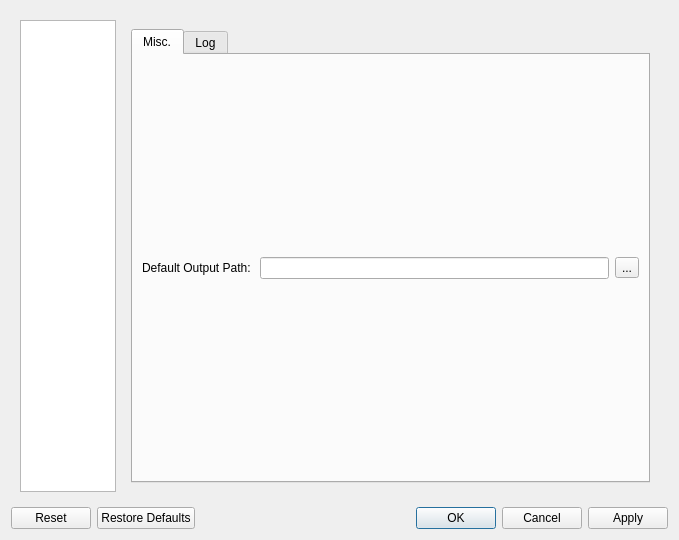
<?xml version="1.0" encoding="UTF-8"?>
<ui version="4.0">
 <class>Dialog</class>
 <widget class="QDialog" name="Dialog">
  <property name="geometry">
   <rect>
    <x>0</x>
    <y>0</y>
    <width>679</width>
    <height>540</height>
   </rect>
  </property>
  <property name="windowTitle">
   <string>Settings</string>
  </property>
  <property name="windowIcon">
   <iconset resource="gfx.qrc">
    <normaloff>:/actions/gfx/actions/configure.png</normaloff>:/actions/gfx/actions/configure.png</iconset>
  </property>
  <property name="modal">
   <bool>true</bool>
  </property>
  <layout class="QGridLayout" name="gridLayout">
   <item row="1" column="0">
    <widget class="QDialogButtonBox" name="buttonBox">
     <property name="orientation">
      <enum>Qt::Horizontal</enum>
     </property>
     <property name="standardButtons">
      <set>QDialogButtonBox::Apply|QDialogButtonBox::Cancel|QDialogButtonBox::Ok|QDialogButtonBox::Reset|QDialogButtonBox::RestoreDefaults</set>
     </property>
    </widget>
   </item>
   <item row="0" column="0">
    <widget class="QWidget" name="widget" native="true">
     <layout class="QGridLayout" name="gridLayout_2">
      <item row="0" column="0">
       <widget class="QListWidget" name="listWidget">
        <property name="maximumSize">
         <size>
          <width>96</width>
          <height>16777215</height>
         </size>
        </property>
        <property name="iconSize">
         <size>
          <width>64</width>
          <height>64</height>
         </size>
        </property>
        <property name="movement">
         <enum>QListView::Static</enum>
        </property>
        <property name="spacing">
         <number>12</number>
        </property>
        <property name="viewMode">
         <enum>QListView::IconMode</enum>
        </property>
        <property name="currentRow">
         <number>0</number>
        </property>
        <item>
         <property name="toolTip">
          <string>Global Settings</string>
         </property>
         <property name="icon">
          <iconset resource="gfx.qrc">
           <normaloff>:/actions/gfx/globulation.png</normaloff>:/actions/gfx/globulation.png</iconset>
         </property>
         <property name="flags">
          <set>ItemIsSelectable|ItemIsEnabled</set>
         </property>
        </item>
        <item>
         <property name="toolTip">
          <string>Text Editor Widget Settings</string>
         </property>
         <property name="icon">
          <iconset resource="gfx.qrc">
           <normaloff>:/actions/gfx/accessories-text-editor.png</normaloff>:/actions/gfx/accessories-text-editor.png</iconset>
         </property>
         <property name="flags">
          <set>ItemIsSelectable|ItemIsEnabled</set>
         </property>
        </item>
        <item>
         <property name="toolTip">
          <string>Documentation Widget Settings</string>
         </property>
         <property name="icon">
          <iconset resource="gfx.qrc">
           <normaloff>:/actions/gfx/x-office-document.png</normaloff>:/actions/gfx/x-office-document.png</iconset>
         </property>
         <property name="flags">
          <set>ItemIsSelectable|ItemIsEnabled</set>
         </property>
        </item>
        <item>
         <property name="toolTip">
          <string>Hierarchy Widget Settings</string>
         </property>
         <property name="icon">
          <iconset resource="gfx.qrc">
           <normaloff>:/actions/gfx/view-sidetree.png</normaloff>:/actions/gfx/view-sidetree.png</iconset>
         </property>
         <property name="flags">
          <set>ItemIsSelectable|ItemIsEnabled</set>
         </property>
        </item>
        <item>
         <property name="toolTip">
          <string>Graph Widget Settings</string>
         </property>
         <property name="icon">
          <iconset resource="gfx.qrc">
           <normaloff>:/actions/gfx/graphics.png</normaloff>:/actions/gfx/graphics.png</iconset>
         </property>
         <property name="flags">
          <set>ItemIsSelectable|ItemIsEnabled</set>
         </property>
        </item>
       </widget>
      </item>
      <item row="0" column="1">
       <widget class="QStackedWidget" name="stackedWidget">
        <property name="currentIndex">
         <number>0</number>
        </property>
        <widget class="QWidget" name="page">
         <layout class="QGridLayout" name="gridLayout_3">
          <item row="0" column="0">
           <widget class="QTabWidget" name="tabWidget">
            <property name="currentIndex">
             <number>0</number>
            </property>
            <widget class="QWidget" name="tab">
             <attribute name="title">
              <string>Misc.</string>
             </attribute>
             <layout class="QGridLayout" name="gridLayout_17">
              <item row="0" column="0">
               <layout class="QFormLayout" name="formLayout_9">
                <property name="fieldGrowthPolicy">
                 <enum>QFormLayout::AllNonFixedFieldsGrow</enum>
                </property>
                <property name="formAlignment">
                 <set>Qt::AlignCenter</set>
                </property>
                <item row="0" column="0">
                 <widget class="QLabel" name="label_17">
                  <property name="text">
                   <string>Default Output Path: </string>
                  </property>
                 </widget>
                </item>
                <item row="0" column="1">
                 <widget class="QWidget" name="widget_2" native="true">
                  <layout class="QHBoxLayout" name="horizontalLayout_5">
                   <property name="margin">
                    <number>0</number>
                   </property>
                   <item>
                    <widget class="QLineEdit" name="configPath">
                     <property name="readOnly">
                      <bool>true</bool>
                     </property>
                    </widget>
                   </item>
                   <item>
                    <widget class="QToolButton" name="configPathChooser">
                     <property name="text">
                      <string>...</string>
                     </property>
                    </widget>
                   </item>
                  </layout>
                 </widget>
                </item>
               </layout>
              </item>
             </layout>
            </widget>
            <widget class="QWidget" name="tab_8">
             <attribute name="title">
              <string>Log</string>
             </attribute>
             <layout class="QGridLayout" name="gridLayout_18">
              <item row="0" column="0">
               <widget class="QGroupBox" name="groupBox_5">
                <property name="title">
                 <string>Action Log</string>
                </property>
                <layout class="QFormLayout" name="formLayout_10">
                 <property name="fieldGrowthPolicy">
                  <enum>QFormLayout::AllNonFixedFieldsGrow</enum>
                 </property>
                 <property name="formAlignment">
                  <set>Qt::AlignCenter</set>
                 </property>
                 <item row="0" column="0">
                  <widget class="QLabel" name="label_18">
                   <property name="text">
                    <string>Max. Write Queue Size:</string>
                   </property>
                  </widget>
                 </item>
                 <item row="0" column="1">
                  <widget class="QSpinBox" name="maxQueueSize"/>
                 </item>
                 <item row="1" column="0">
                  <widget class="QLabel" name="label_19">
                   <property name="text">
                    <string>Max. Undo/Redo Queue Size: </string>
                   </property>
                  </widget>
                 </item>
                 <item row="1" column="1">
                  <widget class="QSpinBox" name="maxUndoRedoQueueSize"/>
                 </item>
                 <item row="2" column="0">
                  <widget class="QLabel" name="label_20">
                   <property name="text">
                    <string>Flush Write Queues Timeout: </string>
                   </property>
                  </widget>
                 </item>
                 <item row="2" column="1">
                  <widget class="QSpinBox" name="flushWriteQueuesTimeout"/>
                 </item>
                </layout>
               </widget>
              </item>
              <item row="1" column="0">
               <widget class="QGroupBox" name="groupBox_6">
                <property name="title">
                 <string>Info Log</string>
                </property>
                <layout class="QFormLayout" name="formLayout_11">
                 <property name="fieldGrowthPolicy">
                  <enum>QFormLayout::AllNonFixedFieldsGrow</enum>
                 </property>
                 <property name="formAlignment">
                  <set>Qt::AlignCenter</set>
                 </property>
                 <item row="0" column="0">
                  <widget class="QLabel" name="label_21">
                   <property name="text">
                    <string>Log Output Path: </string>
                   </property>
                  </widget>
                 </item>
                 <item row="0" column="1">
                  <widget class="QWidget" name="widget_3" native="true">
                   <layout class="QHBoxLayout" name="horizontalLayout_6">
                    <property name="margin">
                     <number>0</number>
                    </property>
                    <item>
                     <widget class="QLineEdit" name="logOutputPath">
                      <property name="readOnly">
                       <bool>true</bool>
                      </property>
                     </widget>
                    </item>
                    <item>
                     <widget class="QToolButton" name="logOutputPathChooser">
                      <property name="text">
                       <string>...</string>
                      </property>
                     </widget>
                    </item>
                   </layout>
                  </widget>
                 </item>
                 <item row="1" column="0">
                  <widget class="QLabel" name="label_22">
                   <property name="text">
                    <string>Socket Output Path: </string>
                   </property>
                  </widget>
                 </item>
                 <item row="1" column="1">
                  <widget class="QWidget" name="widget_4" native="true">
                   <layout class="QHBoxLayout" name="horizontalLayout_7">
                    <property name="margin">
                     <number>0</number>
                    </property>
                    <item>
                     <widget class="QLineEdit" name="socketOutputPath">
                      <property name="readOnly">
                       <bool>true</bool>
                      </property>
                     </widget>
                    </item>
                    <item>
                     <widget class="QToolButton" name="socketOutputPathChooser">
                      <property name="text">
                       <string>...</string>
                      </property>
                     </widget>
                    </item>
                   </layout>
                  </widget>
                 </item>
                 <item row="2" column="0">
                  <widget class="QLabel" name="label_23">
                   <property name="text">
                    <string>Log Level: </string>
                   </property>
                  </widget>
                 </item>
                 <item row="2" column="1">
                  <widget class="QSpinBox" name="logLevel"/>
                 </item>
                </layout>
               </widget>
              </item>
             </layout>
            </widget>
           </widget>
          </item>
         </layout>
        </widget>
        <widget class="QWidget" name="page_2">
         <layout class="QGridLayout" name="gridLayout_4">
          <item row="0" column="0">
           <widget class="QTabWidget" name="tabWidget_2">
            <property name="currentIndex">
             <number>0</number>
            </property>
            <widget class="QWidget" name="tab_3">
             <attribute name="title">
              <string>Misc.</string>
             </attribute>
             <layout class="QGridLayout" name="gridLayout_7">
              <item row="0" column="0">
               <layout class="QFormLayout" name="formLayout">
                <property name="fieldGrowthPolicy">
                 <enum>QFormLayout::AllNonFixedFieldsGrow</enum>
                </property>
                <property name="formAlignment">
                 <set>Qt::AlignCenter</set>
                </property>
                <item row="0" column="0">
                 <widget class="QLabel" name="label">
                  <property name="text">
                   <string>Max. Number of Text Editor Widgets: </string>
                  </property>
                 </widget>
                </item>
                <item row="0" column="1">
                 <widget class="QSpinBox" name="maxTextEditorWidgets">
                  <property name="buttonSymbols">
                   <enum>QAbstractSpinBox::PlusMinus</enum>
                  </property>
                  <property name="correctionMode">
                   <enum>QAbstractSpinBox::CorrectToNearestValue</enum>
                  </property>
                  <property name="minimum">
                   <number>1</number>
                  </property>
                  <property name="maximum">
                   <number>10</number>
                  </property>
                 </widget>
                </item>
                <item row="1" column="0">
                 <widget class="QLabel" name="label_28">
                  <property name="text">
                   <string>Default Font Size: </string>
                  </property>
                 </widget>
                </item>
                <item row="1" column="1">
                 <widget class="QSpinBox" name="defaultFontSize"/>
                </item>
                <item row="2" column="0">
                 <widget class="QLabel" name="label_29">
                  <property name="text">
                   <string>Default Font Family: </string>
                  </property>
                 </widget>
                </item>
                <item row="2" column="1">
                 <widget class="QFontComboBox" name="defaultFontFamily"/>
                </item>
                <item row="3" column="0">
                 <widget class="QLabel" name="label_30">
                  <property name="text">
                   <string>Default Font Color: </string>
                  </property>
                 </widget>
                </item>
                <item row="3" column="1">
                 <widget class="QWidget" name="widget_13" native="true">
                  <layout class="QHBoxLayout" name="horizontalLayout_12">
                   <property name="margin">
                    <number>0</number>
                   </property>
                   <item>
                    <widget class="QLineEdit" name="defaultFontColor"/>
                   </item>
                   <item>
                    <widget class="QToolButton" name="defaultFontColorChooser">
                     <property name="text">
                      <string>...</string>
                     </property>
                    </widget>
                   </item>
                  </layout>
                 </widget>
                </item>
                <item row="4" column="0">
                 <widget class="QLabel" name="useHighlightingFontSizeLabel">
                  <property name="text">
                   <string>Use Highlighting Font Size: </string>
                  </property>
                 </widget>
                </item>
                <item row="4" column="1">
                 <widget class="QCheckBox" name="useHighlightingFontSize"/>
                </item>
               </layout>
              </item>
             </layout>
            </widget>
            <widget class="QWidget" name="tab_6">
             <attribute name="title">
              <string>Syntax Highlighting</string>
             </attribute>
             <layout class="QGridLayout" name="gridLayout_8">
              <item row="0" column="0">
               <widget class="QToolBox" name="toolBox">
                <property name="currentIndex">
                 <number>0</number>
                </property>
                <widget class="QWidget" name="page_6">
                 <property name="geometry">
                  <rect>
                   <x>0</x>
                   <y>0</y>
                   <width>509</width>
                   <height>278</height>
                  </rect>
                 </property>
                 <attribute name="label">
                  <string>Keywords</string>
                 </attribute>
                 <layout class="QGridLayout" name="gridLayout_9">
                  <item row="0" column="0">
                   <layout class="QFormLayout" name="formLayout_2">
                    <property name="fieldGrowthPolicy">
                     <enum>QFormLayout::AllNonFixedFieldsGrow</enum>
                    </property>
                    <property name="formAlignment">
                     <set>Qt::AlignCenter</set>
                    </property>
                    <property name="verticalSpacing">
                     <number>12</number>
                    </property>
                    <item row="0" column="0">
                     <widget class="QLabel" name="label_2">
                      <property name="text">
                       <string>Font Family: </string>
                      </property>
                     </widget>
                    </item>
                    <item row="0" column="1">
                     <widget class="QFontComboBox" name="keywordsFontFamily">
                      <property name="editable">
                       <bool>false</bool>
                      </property>
                     </widget>
                    </item>
                    <item row="1" column="0">
                     <widget class="QLabel" name="label_3">
                      <property name="text">
                       <string>Font Size: </string>
                      </property>
                     </widget>
                    </item>
                    <item row="1" column="1">
                     <widget class="QSpinBox" name="keywordsFontSize"/>
                    </item>
                    <item row="2" column="0">
                     <widget class="QLabel" name="label_4">
                      <property name="text">
                       <string>Text Color: </string>
                      </property>
                     </widget>
                    </item>
                    <item row="3" column="0">
                     <widget class="QLabel" name="label_24">
                      <property name="text">
                       <string>Font Style: </string>
                      </property>
                     </widget>
                    </item>
                    <item row="3" column="1">
                     <widget class="QWidget" name="widget_5" native="true">
                      <layout class="QHBoxLayout" name="horizontalLayout">
                       <property name="margin">
                        <number>0</number>
                       </property>
                       <item>
                        <widget class="QCheckBox" name="keywordsBoldStyle">
                         <property name="font">
                          <font>
                           <weight>75</weight>
                           <bold>true</bold>
                          </font>
                         </property>
                         <property name="text">
                          <string>Bold</string>
                         </property>
                        </widget>
                       </item>
                       <item>
                        <widget class="QCheckBox" name="keywordsItalicStyle">
                         <property name="font">
                          <font>
                           <italic>true</italic>
                          </font>
                         </property>
                         <property name="text">
                          <string>Italic</string>
                         </property>
                        </widget>
                       </item>
                       <item>
                        <widget class="QCheckBox" name="keywordsUnderlinedStyle">
                         <property name="font">
                          <font>
                           <underline>true</underline>
                           <strikeout>false</strikeout>
                          </font>
                         </property>
                         <property name="text">
                          <string>Underlined</string>
                         </property>
                        </widget>
                       </item>
                      </layout>
                     </widget>
                    </item>
                    <item row="2" column="1">
                     <widget class="QWidget" name="widget_9" native="true">
                      <layout class="QHBoxLayout" name="horizontalLayout_8">
                       <property name="margin">
                        <number>0</number>
                       </property>
                       <item>
                        <widget class="QLineEdit" name="keywordsFontColor">
                         <property name="readOnly">
                          <bool>true</bool>
                         </property>
                        </widget>
                       </item>
                       <item>
                        <widget class="QToolButton" name="keywordsFontColorChooser">
                         <property name="text">
                          <string>...</string>
                         </property>
                        </widget>
                       </item>
                      </layout>
                     </widget>
                    </item>
                   </layout>
                  </item>
                 </layout>
                </widget>
                <widget class="QWidget" name="page_7">
                 <property name="geometry">
                  <rect>
                   <x>0</x>
                   <y>0</y>
                   <width>353</width>
                   <height>159</height>
                  </rect>
                 </property>
                 <attribute name="label">
                  <string>Logic Expressions</string>
                 </attribute>
                 <layout class="QGridLayout" name="gridLayout_10">
                  <item row="0" column="0">
                   <layout class="QFormLayout" name="formLayout_3">
                    <property name="fieldGrowthPolicy">
                     <enum>QFormLayout::AllNonFixedFieldsGrow</enum>
                    </property>
                    <property name="formAlignment">
                     <set>Qt::AlignCenter</set>
                    </property>
                    <property name="verticalSpacing">
                     <number>12</number>
                    </property>
                    <item row="0" column="0">
                     <widget class="QLabel" name="label_5">
                      <property name="text">
                       <string>Font Family: </string>
                      </property>
                     </widget>
                    </item>
                    <item row="0" column="1">
                     <widget class="QFontComboBox" name="logicExprFontFamily">
                      <property name="editable">
                       <bool>false</bool>
                      </property>
                     </widget>
                    </item>
                    <item row="1" column="0">
                     <widget class="QLabel" name="label_6">
                      <property name="text">
                       <string>Font Size: </string>
                      </property>
                     </widget>
                    </item>
                    <item row="1" column="1">
                     <widget class="QSpinBox" name="logicExprFontSize"/>
                    </item>
                    <item row="2" column="0">
                     <widget class="QLabel" name="label_7">
                      <property name="text">
                       <string>Text Color: </string>
                      </property>
                     </widget>
                    </item>
                    <item row="3" column="0">
                     <widget class="QLabel" name="label_25">
                      <property name="text">
                       <string>Font Style: </string>
                      </property>
                     </widget>
                    </item>
                    <item row="3" column="1">
                     <widget class="QWidget" name="widget_6" native="true">
                      <layout class="QHBoxLayout" name="horizontalLayout_2">
                       <property name="margin">
                        <number>0</number>
                       </property>
                       <item>
                        <widget class="QCheckBox" name="logicExprBoldStyle">
                         <property name="font">
                          <font>
                           <weight>75</weight>
                           <bold>true</bold>
                          </font>
                         </property>
                         <property name="text">
                          <string>Bold</string>
                         </property>
                        </widget>
                       </item>
                       <item>
                        <widget class="QCheckBox" name="logicExprItalicStyle">
                         <property name="font">
                          <font>
                           <italic>true</italic>
                          </font>
                         </property>
                         <property name="text">
                          <string>Italic</string>
                         </property>
                        </widget>
                       </item>
                       <item>
                        <widget class="QCheckBox" name="logicExprUnderlinedStyle">
                         <property name="font">
                          <font>
                           <underline>true</underline>
                           <strikeout>false</strikeout>
                          </font>
                         </property>
                         <property name="text">
                          <string>Underlined</string>
                         </property>
                        </widget>
                       </item>
                      </layout>
                     </widget>
                    </item>
                    <item row="2" column="1">
                     <widget class="QWidget" name="widget_10" native="true">
                      <layout class="QHBoxLayout" name="horizontalLayout_9">
                       <property name="margin">
                        <number>0</number>
                       </property>
                       <item>
                        <widget class="QLineEdit" name="logicExprFontColor"/>
                       </item>
                       <item>
                        <widget class="QToolButton" name="logicExprFontColorChooser">
                         <property name="text">
                          <string>...</string>
                         </property>
                        </widget>
                       </item>
                      </layout>
                     </widget>
                    </item>
                   </layout>
                  </item>
                 </layout>
                </widget>
                <widget class="QWidget" name="page_8">
                 <property name="geometry">
                  <rect>
                   <x>0</x>
                   <y>0</y>
                   <width>353</width>
                   <height>159</height>
                  </rect>
                 </property>
                 <attribute name="label">
                  <string>Comment</string>
                 </attribute>
                 <layout class="QGridLayout" name="gridLayout_11">
                  <item row="0" column="0">
                   <layout class="QFormLayout" name="formLayout_4">
                    <property name="fieldGrowthPolicy">
                     <enum>QFormLayout::AllNonFixedFieldsGrow</enum>
                    </property>
                    <property name="formAlignment">
                     <set>Qt::AlignCenter</set>
                    </property>
                    <property name="verticalSpacing">
                     <number>12</number>
                    </property>
                    <item row="0" column="0">
                     <widget class="QLabel" name="label_8">
                      <property name="text">
                       <string>Font Family: </string>
                      </property>
                     </widget>
                    </item>
                    <item row="0" column="1">
                     <widget class="QFontComboBox" name="commentFontFamily">
                      <property name="editable">
                       <bool>false</bool>
                      </property>
                     </widget>
                    </item>
                    <item row="1" column="0">
                     <widget class="QLabel" name="label_9">
                      <property name="text">
                       <string>Font Size: </string>
                      </property>
                     </widget>
                    </item>
                    <item row="1" column="1">
                     <widget class="QSpinBox" name="commentFontSize"/>
                    </item>
                    <item row="2" column="0">
                     <widget class="QLabel" name="label_10">
                      <property name="text">
                       <string>Text Color: </string>
                      </property>
                     </widget>
                    </item>
                    <item row="3" column="0">
                     <widget class="QLabel" name="label_26">
                      <property name="text">
                       <string>Font Style: </string>
                      </property>
                     </widget>
                    </item>
                    <item row="3" column="1">
                     <widget class="QWidget" name="widget_7" native="true">
                      <layout class="QHBoxLayout" name="horizontalLayout_3">
                       <property name="margin">
                        <number>0</number>
                       </property>
                       <item>
                        <widget class="QCheckBox" name="commentBoldStyle">
                         <property name="font">
                          <font>
                           <weight>75</weight>
                           <bold>true</bold>
                          </font>
                         </property>
                         <property name="text">
                          <string>Bold</string>
                         </property>
                        </widget>
                       </item>
                       <item>
                        <widget class="QCheckBox" name="commentItalicStyle">
                         <property name="font">
                          <font>
                           <italic>true</italic>
                          </font>
                         </property>
                         <property name="text">
                          <string>Italic</string>
                         </property>
                        </widget>
                       </item>
                       <item>
                        <widget class="QCheckBox" name="commentUnderlinedStyle">
                         <property name="font">
                          <font>
                           <underline>true</underline>
                           <strikeout>false</strikeout>
                          </font>
                         </property>
                         <property name="text">
                          <string>Underlined</string>
                         </property>
                        </widget>
                       </item>
                      </layout>
                     </widget>
                    </item>
                    <item row="2" column="1">
                     <widget class="QWidget" name="widget_11" native="true">
                      <layout class="QHBoxLayout" name="horizontalLayout_10">
                       <property name="margin">
                        <number>0</number>
                       </property>
                       <item>
                        <widget class="QLineEdit" name="commentFontColor"/>
                       </item>
                       <item>
                        <widget class="QToolButton" name="commentFontColorChooser">
                         <property name="text">
                          <string>...</string>
                         </property>
                        </widget>
                       </item>
                      </layout>
                     </widget>
                    </item>
                   </layout>
                  </item>
                 </layout>
                </widget>
                <widget class="QWidget" name="page_9">
                 <property name="geometry">
                  <rect>
                   <x>0</x>
                   <y>0</y>
                   <width>353</width>
                   <height>159</height>
                  </rect>
                 </property>
                 <attribute name="label">
                  <string>Strings</string>
                 </attribute>
                 <layout class="QGridLayout" name="gridLayout_12">
                  <item row="0" column="0">
                   <layout class="QFormLayout" name="formLayout_5">
                    <property name="fieldGrowthPolicy">
                     <enum>QFormLayout::AllNonFixedFieldsGrow</enum>
                    </property>
                    <property name="formAlignment">
                     <set>Qt::AlignCenter</set>
                    </property>
                    <property name="verticalSpacing">
                     <number>12</number>
                    </property>
                    <item row="0" column="0">
                     <widget class="QLabel" name="label_11">
                      <property name="text">
                       <string>Font Family: </string>
                      </property>
                     </widget>
                    </item>
                    <item row="0" column="1">
                     <widget class="QFontComboBox" name="stringsFontFamily">
                      <property name="editable">
                       <bool>false</bool>
                      </property>
                     </widget>
                    </item>
                    <item row="1" column="0">
                     <widget class="QLabel" name="label_12">
                      <property name="text">
                       <string>Font Size: </string>
                      </property>
                     </widget>
                    </item>
                    <item row="1" column="1">
                     <widget class="QSpinBox" name="stringsFontSize"/>
                    </item>
                    <item row="2" column="0">
                     <widget class="QLabel" name="label_13">
                      <property name="text">
                       <string>Text Color: </string>
                      </property>
                     </widget>
                    </item>
                    <item row="3" column="0">
                     <widget class="QLabel" name="label_27">
                      <property name="text">
                       <string>Font Style: </string>
                      </property>
                     </widget>
                    </item>
                    <item row="3" column="1">
                     <widget class="QWidget" name="widget_8" native="true">
                      <layout class="QHBoxLayout" name="horizontalLayout_4">
                       <property name="margin">
                        <number>0</number>
                       </property>
                       <item>
                        <widget class="QCheckBox" name="stringsBoldStyle">
                         <property name="font">
                          <font>
                           <weight>75</weight>
                           <bold>true</bold>
                          </font>
                         </property>
                         <property name="text">
                          <string>Bold</string>
                         </property>
                        </widget>
                       </item>
                       <item>
                        <widget class="QCheckBox" name="stringsItalicStyle">
                         <property name="font">
                          <font>
                           <italic>true</italic>
                          </font>
                         </property>
                         <property name="text">
                          <string>Italic</string>
                         </property>
                        </widget>
                       </item>
                       <item>
                        <widget class="QCheckBox" name="stringsUnderlinedStyle">
                         <property name="font">
                          <font>
                           <underline>true</underline>
                           <strikeout>false</strikeout>
                          </font>
                         </property>
                         <property name="text">
                          <string>Underlined</string>
                         </property>
                        </widget>
                       </item>
                      </layout>
                     </widget>
                    </item>
                    <item row="2" column="1">
                     <widget class="QWidget" name="widget_12" native="true">
                      <layout class="QHBoxLayout" name="horizontalLayout_11">
                       <property name="margin">
                        <number>0</number>
                       </property>
                       <item>
                        <widget class="QLineEdit" name="stringsFontColor"/>
                       </item>
                       <item>
                        <widget class="QToolButton" name="stringsFontColorChooser">
                         <property name="text">
                          <string>...</string>
                         </property>
                        </widget>
                       </item>
                      </layout>
                     </widget>
                    </item>
                   </layout>
                  </item>
                 </layout>
                </widget>
               </widget>
              </item>
             </layout>
            </widget>
           </widget>
          </item>
         </layout>
        </widget>
        <widget class="QWidget" name="page_3">
         <layout class="QGridLayout" name="gridLayout_13">
          <item row="0" column="0">
           <widget class="QTabWidget" name="tabWidget_5">
            <property name="currentIndex">
             <number>0</number>
            </property>
            <widget class="QWidget" name="tab_7">
             <attribute name="title">
              <string>Misc.</string>
             </attribute>
             <layout class="QGridLayout" name="gridLayout_14">
              <item row="0" column="0">
               <layout class="QFormLayout" name="formLayout_6">
                <property name="formAlignment">
                 <set>Qt::AlignCenter</set>
                </property>
                <item row="0" column="0">
                 <widget class="QLabel" name="label_14">
                  <property name="text">
                   <string>Max. Number of Documentation Widgets: </string>
                  </property>
                 </widget>
                </item>
                <item row="0" column="1">
                 <widget class="QSpinBox" name="maxDocumentationWidgets">
                  <property name="readOnly">
                   <bool>false</bool>
                  </property>
                  <property name="buttonSymbols">
                   <enum>QAbstractSpinBox::PlusMinus</enum>
                  </property>
                  <property name="correctionMode">
                   <enum>QAbstractSpinBox::CorrectToNearestValue</enum>
                  </property>
                  <property name="maximum">
                   <number>10</number>
                  </property>
                 </widget>
                </item>
               </layout>
              </item>
             </layout>
            </widget>
           </widget>
          </item>
         </layout>
        </widget>
        <widget class="QWidget" name="page_4">
         <layout class="QGridLayout" name="gridLayout_5">
          <item row="0" column="0">
           <widget class="QTabWidget" name="tabWidget_3">
            <property name="currentIndex">
             <number>0</number>
            </property>
            <widget class="QWidget" name="tab_4">
             <attribute name="title">
              <string>Misc.</string>
             </attribute>
             <layout class="QGridLayout" name="gridLayout_15">
              <item row="0" column="0">
               <layout class="QFormLayout" name="formLayout_7">
                <property name="formAlignment">
                 <set>Qt::AlignCenter</set>
                </property>
                <item row="0" column="0">
                 <widget class="QLabel" name="label_15">
                  <property name="text">
                   <string>Max. Number of Hierarchy Widgets: </string>
                  </property>
                 </widget>
                </item>
                <item row="0" column="1">
                 <widget class="QSpinBox" name="maxHierarchyWidgets">
                  <property name="buttonSymbols">
                   <enum>QAbstractSpinBox::PlusMinus</enum>
                  </property>
                  <property name="correctionMode">
                   <enum>QAbstractSpinBox::CorrectToNearestValue</enum>
                  </property>
                  <property name="maximum">
                   <number>10</number>
                  </property>
                 </widget>
                </item>
               </layout>
              </item>
             </layout>
            </widget>
           </widget>
          </item>
         </layout>
        </widget>
        <widget class="QWidget" name="page_5">
         <layout class="QGridLayout" name="gridLayout_6">
          <item row="0" column="0">
           <widget class="QTabWidget" name="tabWidget_4">
            <property name="currentIndex">
             <number>0</number>
            </property>
            <widget class="QWidget" name="tab_5">
             <attribute name="title">
              <string>Misc.</string>
             </attribute>
             <layout class="QGridLayout" name="gridLayout_16">
              <item row="0" column="0">
               <layout class="QFormLayout" name="formLayout_8">
                <property name="formAlignment">
                 <set>Qt::AlignCenter</set>
                </property>
                <item row="0" column="0">
                 <widget class="QLabel" name="label_16">
                  <property name="text">
                   <string>Max. Number of Graph Widgets: </string>
                  </property>
                 </widget>
                </item>
                <item row="0" column="1">
                 <widget class="QSpinBox" name="maxGraphWidgets">
                  <property name="buttonSymbols">
                   <enum>QAbstractSpinBox::PlusMinus</enum>
                  </property>
                  <property name="correctionMode">
                   <enum>QAbstractSpinBox::CorrectToNearestValue</enum>
                  </property>
                  <property name="maximum">
                   <number>10</number>
                  </property>
                  <property name="value">
                   <number>1</number>
                  </property>
                 </widget>
                </item>
               </layout>
              </item>
             </layout>
            </widget>
           </widget>
          </item>
         </layout>
        </widget>
       </widget>
      </item>
     </layout>
    </widget>
   </item>
  </layout>
 </widget>
 <resources>
  <include location="gfx.qrc"/>
 </resources>
 <connections>
  <connection>
   <sender>buttonBox</sender>
   <signal>accepted()</signal>
   <receiver>Dialog</receiver>
   <slot>accept()</slot>
   <hints>
    <hint type="sourcelabel">
     <x>248</x>
     <y>254</y>
    </hint>
    <hint type="destinationlabel">
     <x>157</x>
     <y>274</y>
    </hint>
   </hints>
  </connection>
  <connection>
   <sender>buttonBox</sender>
   <signal>rejected()</signal>
   <receiver>Dialog</receiver>
   <slot>reject()</slot>
   <hints>
    <hint type="sourcelabel">
     <x>316</x>
     <y>260</y>
    </hint>
    <hint type="destinationlabel">
     <x>286</x>
     <y>274</y>
    </hint>
   </hints>
  </connection>
  <connection>
   <sender>listWidget</sender>
   <signal>currentItemChanged(QListWidgetItem*,QListWidgetItem*)</signal>
   <receiver>Dialog</receiver>
   <slot>changePage(QListWidgetItem*,QListWidgetItem*)</slot>
   <hints>
    <hint type="sourcelabel">
     <x>65</x>
     <y>158</y>
    </hint>
    <hint type="destinationlabel">
     <x>298</x>
     <y>174</y>
    </hint>
   </hints>
  </connection>
  <connection>
   <sender>stackedWidget</sender>
   <signal>currentChanged(int)</signal>
   <receiver>Dialog</receiver>
   <slot>setSelectedPage(int)</slot>
   <hints>
    <hint type="sourcelabel">
     <x>349</x>
     <y>158</y>
    </hint>
    <hint type="destinationlabel">
     <x>298</x>
     <y>174</y>
    </hint>
   </hints>
  </connection>
 </connections>
 <slots>
  <slot>changePage(QListWidgetItem*,QListWidgetItem*)</slot>
  <slot>setSelectedPage(int)</slot>
  <slot>actiontriggered(QAbstractButton*)</slot>
 </slots>
</ui>
